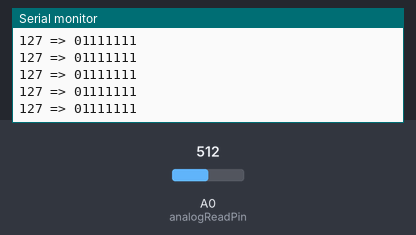
Simulated run of this sketch. Board: Arduino Uno, built with avr-gcc and run on an emulated ATmega328P. Shown: the last lines printed to the serial monitor. The test bench sets the inputs (shaded band); at power-on: A0 (analogReadPin) = 512.

Above: at 1.2 s.
1.3 s: A0 (analogReadPin) set to 414
At 2.1 s:
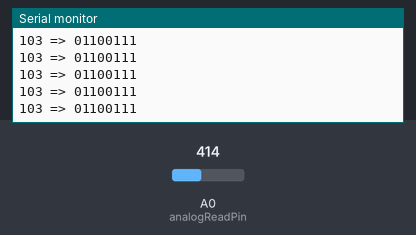
4.3 s: A0 (analogReadPin) set to 389
At 5.0 s:
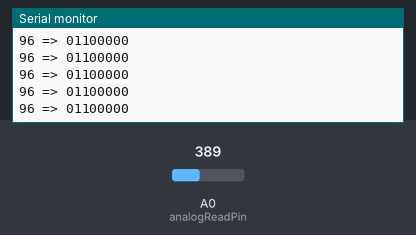
7.3 s: A0 (analogReadPin) set to 44
At 7.8 s:
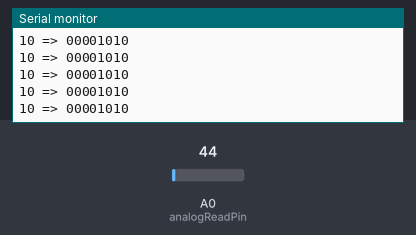
8.8 s: A0 (analogReadPin) set to 38
At 9.4 s:
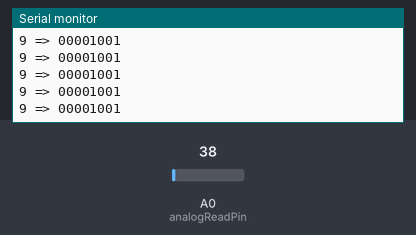
Timing chart, 0 to 11.3 s (numbered marks = the images above; inputs shaded):
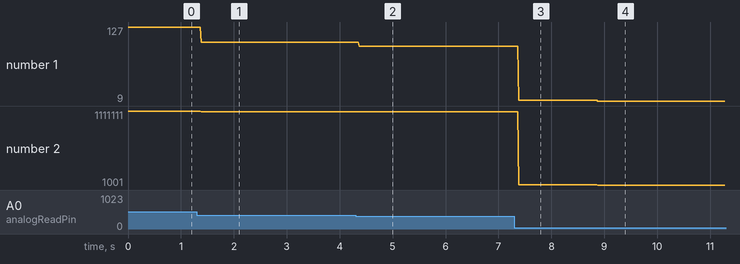

The sketch:

ADC.ino
```cpp
/*
This code simulates the Analog-to-Digital conversion of a signal.
*/
const int analogReadPin = 0;
int sample;
String b_sample;

String DtoB(int d_val); //function to convert a given decimal value into 8-bit binary value.

void setup(){
  Serial.begin(9600);
}

void loop(){
  sample = map(analogRead(analogReadPin), 0, 1023, 0, 255); //Taking a sample of the input through the in-built ADC and converting it to a quantization level between 0 and 255

  b_sample = DtoB(sample); //Encoding the quantized level into an 8-bit binary value

  //Demonstrating the encoded value with the original sample value
  Serial.print(sample);
  Serial.print(" => ");
  Serial.println(b_sample);
}

String DtoB(int d_val){
    String b_val = "";

    while(d_val != 0){
        b_val = String(d_val%2) + b_val;

        d_val = d_val/2;
    }

    while(b_val.length() != 8){
        b_val = "0" + b_val;
    }

    return b_val;
}
```

Measured:
- after the input at 1.3 s, the serial monitor: prints a new line after 0.08 s (image 1)
- after the input at 4.3 s, the serial monitor: prints a new line after 0.07 s (image 2)
- after the input at 7.3 s, the serial monitor: prints a new line after 0.08 s (image 3)
- after the input at 8.8 s, the serial monitor: prints a new line after 0.08 s (image 4)
- plotted number 1: 127 → 103 after the input at 1.3 s, 103 → 96 after the input at 4.3 s, 96 → 10 after the input at 7.3 s, 10 → 9 after the input at 8.8 s
- plotted number 2: 1111111 → 1100111 after the input at 1.3 s, 1100111 → 1100000 after the input at 4.3 s, 1100000 → 1010 after the input at 7.3 s, 1010 → 1001 after the input at 8.8 s
